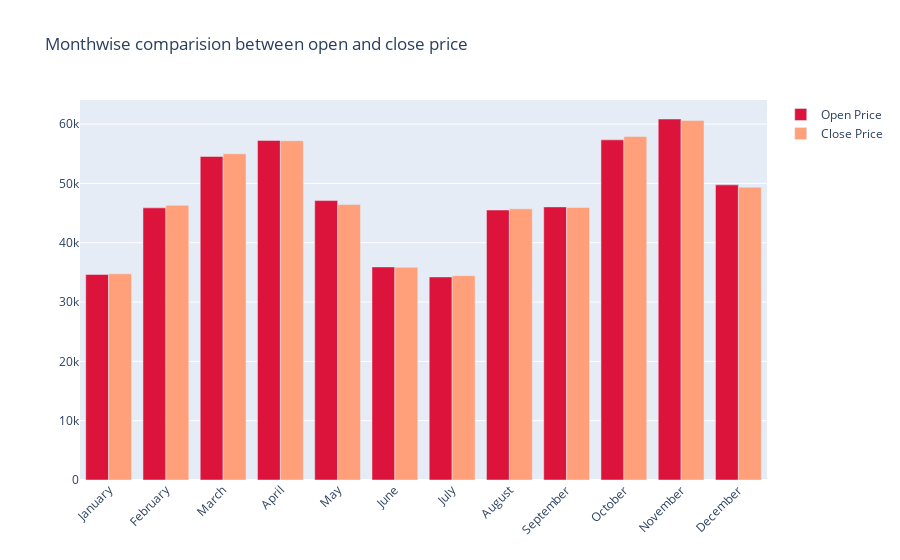

Notebook cell for this chart:
### Code cell
fig = go.Figure()

fig.add_trace(go.Bar(
    x=monthvise.index,
    y=monthvise['Open'],
    name='Open Price',
    marker_color='crimson'
))
fig.add_trace(go.Bar(
    x=monthvise.index,
    y=monthvise['Close'],
    name='Close Price',
    marker_color='lightsalmon'
))

fig.update_layout(barmode='group', xaxis_tickangle=-45, 
                  title='Monthwise comparision between open and close price')
fig.show()

### Figure 1 — Plotly figure (JSON) as saved in the notebook; plotly's stock layout.template omitted (floating-point values rounded to 4 significant figures)
{"data": [{"marker": {"color": "crimson"}, "name": "Open Price", "type": "bar", "x": ["January", "February", "March", "April", "May", "June", "July", "August", "September", "October", "November", "December"], "y": [34650.0, 45870.0, 54540.0, 57250.0, 47110.0, 35920.0, 34230.0, 45520.0, 46040.0, 57340.0, 60860.0, 49750.0]}, {"marker": {"color": "lightsalmon"}, "name": "Close Price", "type": "bar", "x": ["January", "February", "March", "April", "May", "June", "July", "August", "September", "October", "November", "December"], "y": [34760.0, 46310.0, 55000.0, 57210.0, 46440.0, 35850.0, 34440.0, 45710.0, 45940.0, 57910.0, 60620.0, 49360.0]}], "layout": {"barmode": "group", "title": {"text": "Monthwise comparision between open and close price"}, "xaxis": {"tickangle": -45}}}
